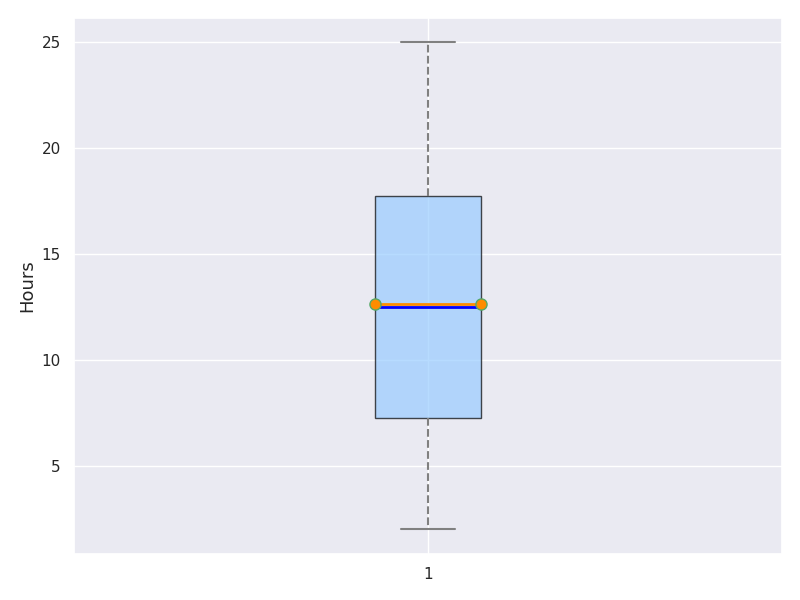

Generate this figure with Python:
import matplotlib.pyplot as plt

# Use a single group's data for a vertical box plot
volunteering_hours_single_group = [value for sublist in [
    [2, 4, 6, 8, 12, 14, 16, 18, 20, 25],  # Greenfield
    [3, 5, 7, 10, 11, 13, 15, 17, 21, 23], # Sunnydale
    [2, 4, 9, 11, 12, 15, 17, 18, 19, 22]  # Hillcrest
] for value in sublist]

fig, ax = plt.subplots(figsize=(8, 6))

# Plot a vertical single group boxplot
bp = ax.boxplot(volunteering_hours_single_group, vert=True, patch_artist=True, notch=False,
                meanline=True, showmeans=True, meanprops=dict(linestyle='-', linewidth=2, color='darkorange'))

# Set color for the box
single_color = '#99CCFF'
for patch in bp['boxes']:
    patch.set(facecolor=single_color, alpha=0.7)

# Set styles for whiskers, caps, medians, and means
for whisker in bp['whiskers']:
    whisker.set(color='gray', linewidth=1.5, linestyle="--")

for cap in bp['caps']:
    cap.set(color='gray', linewidth=1.5)

for median in bp['medians']:
    median.set(color='blue', linewidth=2)

for mean in bp['means']:
    mean.set(marker='o', markerfacecolor='darkorange', markersize=8)

ax.set_ylabel('Hours', fontsize=13)

plt.tight_layout()
plt.show()
